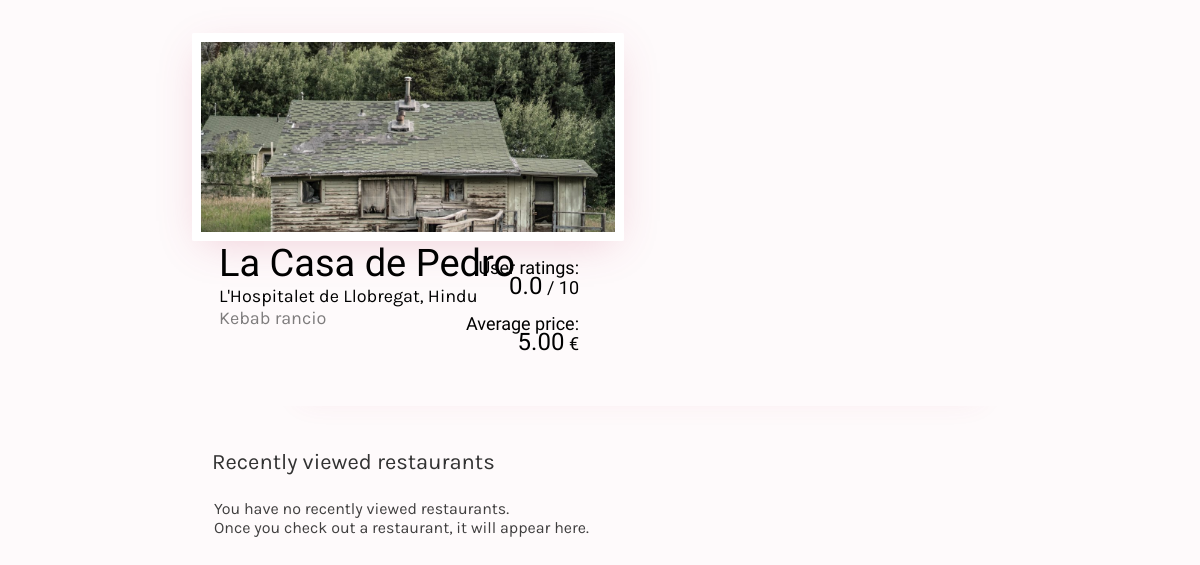
Before: / (lower part) with the older database file.
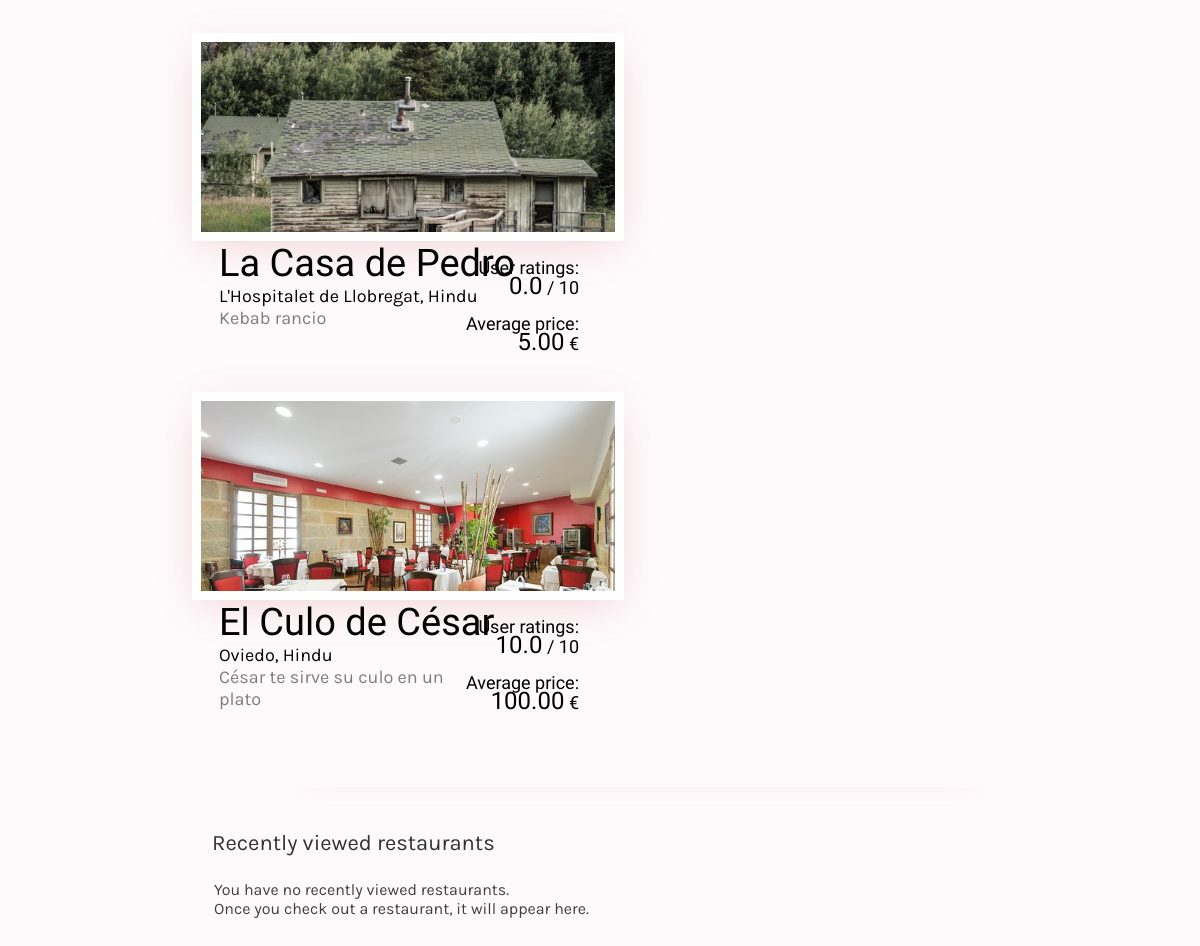
After: the same page with the newer database file.
### forkilla/models.py (models this page shows, shortened)
class Restaurant(models.Model):
    CATEGORIES = (
        ("Rice", "Rice"),
        ("Fusi", "Fusion"),
        ("BBQ", "Barbecue"),
        ("Chin", "Chinese"),
        ("Medi","Mediterranean"),
        ("Crep","Creperie"),
        ("Hind","Hindu"),
        ("Japa","Japanese"),
        ("Ital","Italian"),
        ("Mexi","Mexican"),
        ("Peru", "Peruvian"),
        ("Russ","Russian"),
        ("Turk","Turkish"),
        ("Basq","Basque"),
        ("Vegy", "Vegetarian"),
        ("Afri","African"),
        ("Egyp","Egyptian"),
        ("Grek","Greek")
    )
    _d_categories = dict(CATEGORIES)
    restaurant_number = models.CharField(max_length=8, unique=True)
    name = models.CharField(max_length=50)
    menu_description = models.TextField()
    price_average = models.DecimalField(max_digits=5, decimal_places=2)
    is_promot = models.BooleanField()
    rate = models.DecimalField(max_digits=3, decimal_places=1)
    address = models.CharField(max_length=50)
    city = models.CharField(max_length=50)
    country = models.CharField(max_length=50)
    featured_photo = models.ImageField(upload_to="photos")
    category = models.CharField(max_length=5, choices=CATEGORIES)
    capacity = models.PositiveIntegerField()
    def get_human_category(self):
        return self._d_categories[self.category]

### forkilla/views.py (the view)
# urls.py: url(r'^$', views.index, name='index'),
def index(request):
    promoted_restaurants =  Restaurant.objects.filter()
    categories = Restaurant._d_categories
    viewedrestaurants = _check_session(request)
    if request.method == "POST":
        form = PickerForm(request.POST)
        if form.is_valid():
                data = form.cleaned_data
        return HttpResponseRedirect(reverse('restaurants', args=[data['city'], data['category']]))
    context = {
        'restaurants': promoted_restaurants,
        'viewedrestaurants': viewedrestaurants,
        'form': PickerForm(label_suffix='', initial={'category': 'Medi', 'city': 'barcelona'})
    }
    return render(request, 'forkilla/index.html', context)

### forkilla/views.py (called while the page is built)
def _check_session(request):
    if "viewedrestaurants" not in request.session:
        viewedrestaurants = ViewedRestaurants()
        viewedrestaurants.save()
        request.session["viewedrestaurants"] = viewedrestaurants.id_vr
    else:
        viewedrestaurants = ViewedRestaurants.objects.get(id_vr=request.session["viewedrestaurants"])
    return viewedrestaurants

### forkilla/templates/forkilla/index.html (shortened to what this page needs)
{% extends 'forkilla/base.html' %}
{% block content %}
  {% if restaurants %}
  <form action="{% url 'reservation'%}" method="get">
    {% for restaurant in restaurants %}
      <div class="card">
        <a href="{% url 'restaurant' restaurant.restaurant_number%}">
          <div class="restaurant-image" style="background-image: url('{{restaurant.featured_photo.url}}')">
          </div>
          <div class="content">
            <div class="title">
              {{restaurant.name}}
            </div>
            <div class="subtitle">
              {{restaurant.city}}, {{restaurant.get_human_category}}
            </div>
            <div class="description">
              {{restaurant.menu_description}}
            </div>
            <div class="price">
              User ratings:<br /><span style="font-size: 24px">{{restaurant.rate}}</span> / 10<br /><br />Average price:<br /><span style="font-size:24px">{{restaurant.price_average}}</span> €
            </div>
          </div>
        </a>
      </div>
    {% endfor %}
  </form>
  {% else %}
    <div class="text-body">
        <p>No restaurants are available.</p>
    </div>
  {% endif %}
{% endblock %}

Changed rows visible on the page:
added Restaurant: featured_photo (picture), name "El Culo de César", city "Oviedo", get_human_category "Hindu", menu_description "César te sirve su culo en un plato", rate "10.0", price_average "100.00"
